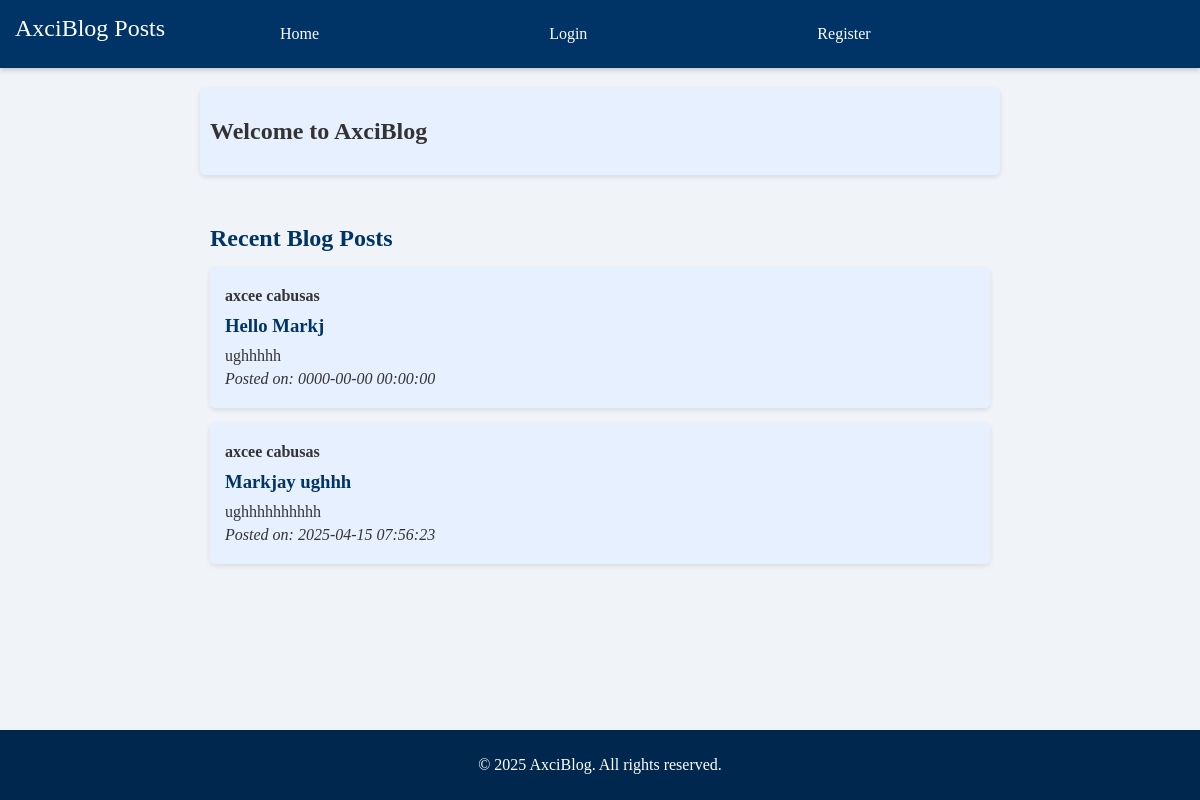
The page / on the database its author committed.
### tables this page shows
CREATE TABLE `posts` (
  `post_id` int(11) NOT NULL,
  `title` varchar(255) NOT NULL,
  `content` varchar(255) NOT NULL,
  `author_id` int(11) NOT NULL,
  `date_posted` timestamp NOT NULL DEFAULT current_timestamp()
);

CREATE TABLE `users` (
  `id` int(11) NOT NULL,
  `first_name` text NOT NULL,
  `last_name` text NOT NULL,
  `username` text NOT NULL,
  `password` varchar(255) NOT NULL,
  `created_at` timestamp NULL DEFAULT current_timestamp(),
  `updated_at` timestamp NULL DEFAULT current_timestamp()
);

### app/includes/database.php (called while the page is built, shortened)
<?php
class Database {
    private $host = "localhost";
    private $db_name = "blogpost";
    private $username = "root";
    private $password = "";
    protected $conn;
    public function __construct() {
        try {
            $this->conn = new \PDO("mysql:host=" . $this->host . ";dbname=" . $this->db_name, $this->username, $this->password);
            $this->conn->setAttribute(\PDO::ATTR_ERRMODE, \PDO::ERRMODE_EXCEPTION);
        } catch (\PDOException $e) {
            die("Connection failed: " . $e->getMessage());
        }
    }
    public function getConnection() {
        return $this->conn;
    }
}

### app/models/Post.php (called while the page is built, shortened)
<?php
class Post extends Database {
    private $db;
    public function __construct() {
        $this->db = $this->getConnection();
    }
    public function getPosts() {
        $sql = "SELECT posts.title, posts.content, posts.author_id, users.first_name, users.last_name, posts.date_posted
                FROM posts
                JOIN users ON posts.author_id = users.id";
        $stmt = $this->db->prepare($sql);
        $stmt->execute();
        return $stmt->fetchAll(\PDO::FETCH_ASSOC);
    }
}

### index.php (the view, shortened to what this page needs)
<?php
$post = new Post();
if (isset($_SESSION['user'])) {
    $userPosts = $post->getPostsByLoggedInUser($_SESSION['user']['id']);
} else {
    $recentPosts = $post->getPosts();
}
?>
<!DOCTYPE html>
<html lang="en">
<head>
    <link rel="stylesheet" href="assets/css/blog.css">
</head>
<body>
    <header>
        <div class="nav">
            <ul>
                <h1>AxciBlog Posts</h1>
                <li><a href="index.php">Home</a></li>
                <?php if (isset($_SESSION['user'])): ?>
                    <li><a href="blog.php">Add Post</a></li>
                    <li><a href="logout.php">Logout</a></li>
                <?php else: ?>
                    <li><a href="login.php">Login</a></li>
                    <li><a href="register.php">Register</a></li>
                <?php endif; ?>
            </ul>
        </div>
    </header>
    <div class="welcome">
        <?php if (isset($_SESSION['user']) && isset($_SESSION['user']['first_name'])): ?>
            <h2>Welcome <?php echo htmlspecialchars($_SESSION['user']['first_name'], ENT_QUOTES, 'UTF-8'); ?>!</h2>
        <?php else: ?>
            <h2>Welcome to AxciBlog</h2>
        <?php endif; ?>
    </div>
    <div class="posts">
        <h2><?php echo isset($_SESSION['user']) ? "Your Blog Posts" : "Recent Blog Posts"; ?></h2>
        <ul>
            <?php
            if (isset($_SESSION['user'])) {
                foreach ($userPosts as $post) {
                    echo "<li>";
                    echo "<p><strong>" . htmlspecialchars($post['first_name'] ?? 'Unknown', ENT_QUOTES, 'UTF-8') . " " . htmlspecialchars($post['last_name'] ?? 'Author', ENT_QUOTES, 'UTF-8') . "</strong></p>";
                    echo "<h3>" . htmlspecialchars($post['title'] ?? 'Untitled', ENT_QUOTES, 'UTF-8') . "</h3>";
                    echo "<p>" . htmlspecialchars($post['content'] ?? 'No content available.', ENT_QUOTES, 'UTF-8') . "</p>";
                    echo "<p><em>Posted on: " . htmlspecialchars($post['date_posted'] ?? 'Unknown date', ENT_QUOTES, 'UTF-8') . "</em></p>";
                    echo "</li>";
                }
            } else {
                foreach ($recentPosts as $post) {
                    echo "<li>";
                    echo "<p><strong>" . htmlspecialchars($post['first_name'] ?? 'Unknown', ENT_QUOTES, 'UTF-8') . " " . htmlspecialchars($post['last_name'] ?? 'Author', ENT_QUOTES, 'UTF-8') . "</strong></p>";
                    echo "<h3>" . htmlspecialchars($post['title'] ?? 'Untitled', ENT_QUOTES, 'UTF-8') . "</h3>";
                    echo "<p>" . htmlspecialchars($post['content'] ?? 'No content available.', ENT_QUOTES, 'UTF-8') . "</p>";
                    echo "<p><em>Posted on: " . htmlspecialchars($post['date_posted'] ?? 'Unknown date', ENT_QUOTES, 'UTF-8') . "</em></p>";
                    echo "</li>";
                }
            }
            ?>
        </ul>
    </div>
    <div class="footer">
        <p>© 2025 AxciBlog. All rights reserved.</p>
    </div>
</body>
</html>

### assets/css/blog.css (style rules this page uses)
* { box-sizing: border-box; font-family:Georgia, 'Times New Roman', Times, serif }
body { background-color: #f0f4f8; margin: 0; padding: 0; color: #333; }
.footer { position: fixed; left: 0; bottom: 0; width: 100%; background-color: #00274d; color: white; text-align: center; padding: 10px 0; }
.welcome { margin: 20px auto; max-width: 800px; padding: 10px; background-color: #e6f0ff; border-radius: 5px; box-shadow: 0 2px 5px rgba(0, 0, 0, 0.1); }
.nav { margin: 0 auto; display: flex; background-color: #003366; padding: 15px; box-shadow: 0 2px 5px rgba(0, 0, 0, 0.2); }
.nav h1 { color: white; margin: 0; font-size: 24px; font-weight: normal; text-align: left; }
.nav ul { display: flex; list-style-type: none; margin: 0; padding: 0; }
.nav li { margin: 0 100px; }
.nav li a { display: block; color: white; text-align: right; padding: 10px 15px; text-decoration: none; border-radius: 5px; transition: background-color 0.3s ease; }
.posts { margin: 20px auto; max-width: 800px; padding: 10px; }
.posts h2 { font-size: 24px; margin-bottom: 15px; color: #003366; }
.posts ul { list-style-type: none; padding: 0; margin: 0; }
.posts li { background-color: #e6f0ff; margin-bottom: 15px; padding: 15px; border-radius: 5px; box-shadow: 0 2px 5px rgba(0, 0, 0, 0.1); }
.posts li p { margin: 5px 0; color: #333; }
.posts li h3 { margin: 10px 0; color: #003366; }

### rows shown on the page
posts: author.first_name "axcee", author.last_name "cabusas", title "Hello Markj", content "ughhhhh", date_posted "0000-00-00 00:00:00"
posts: author.first_name "axcee", author.last_name "cabusas", title "Markjay ughhh", content "ughhhhhhhhhh", date_posted "2025-04-15 07:56:23"
